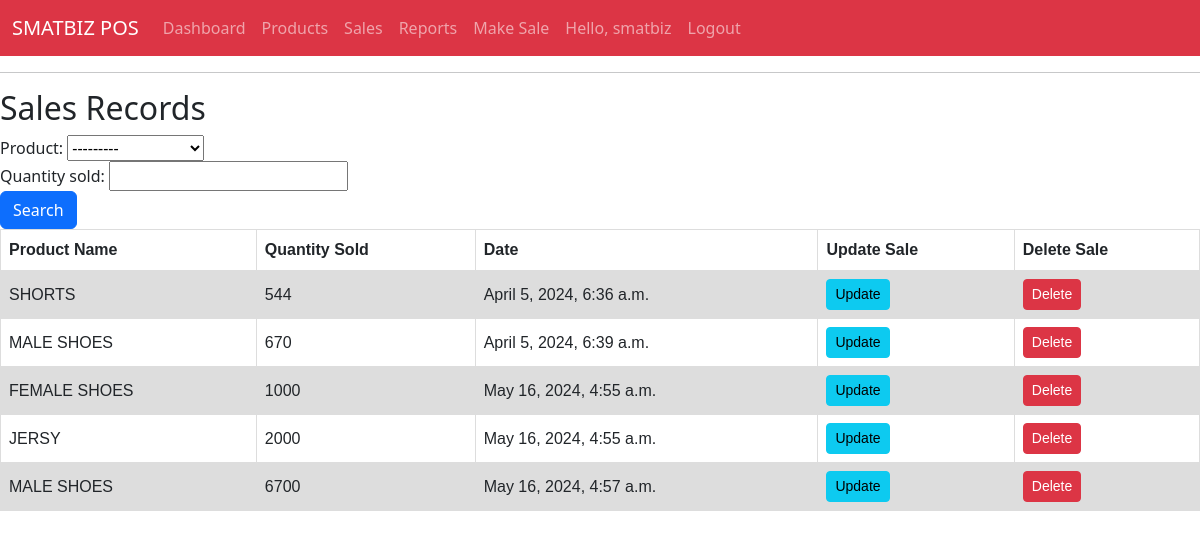
Before: /sales/ (signed in) with the older database file.
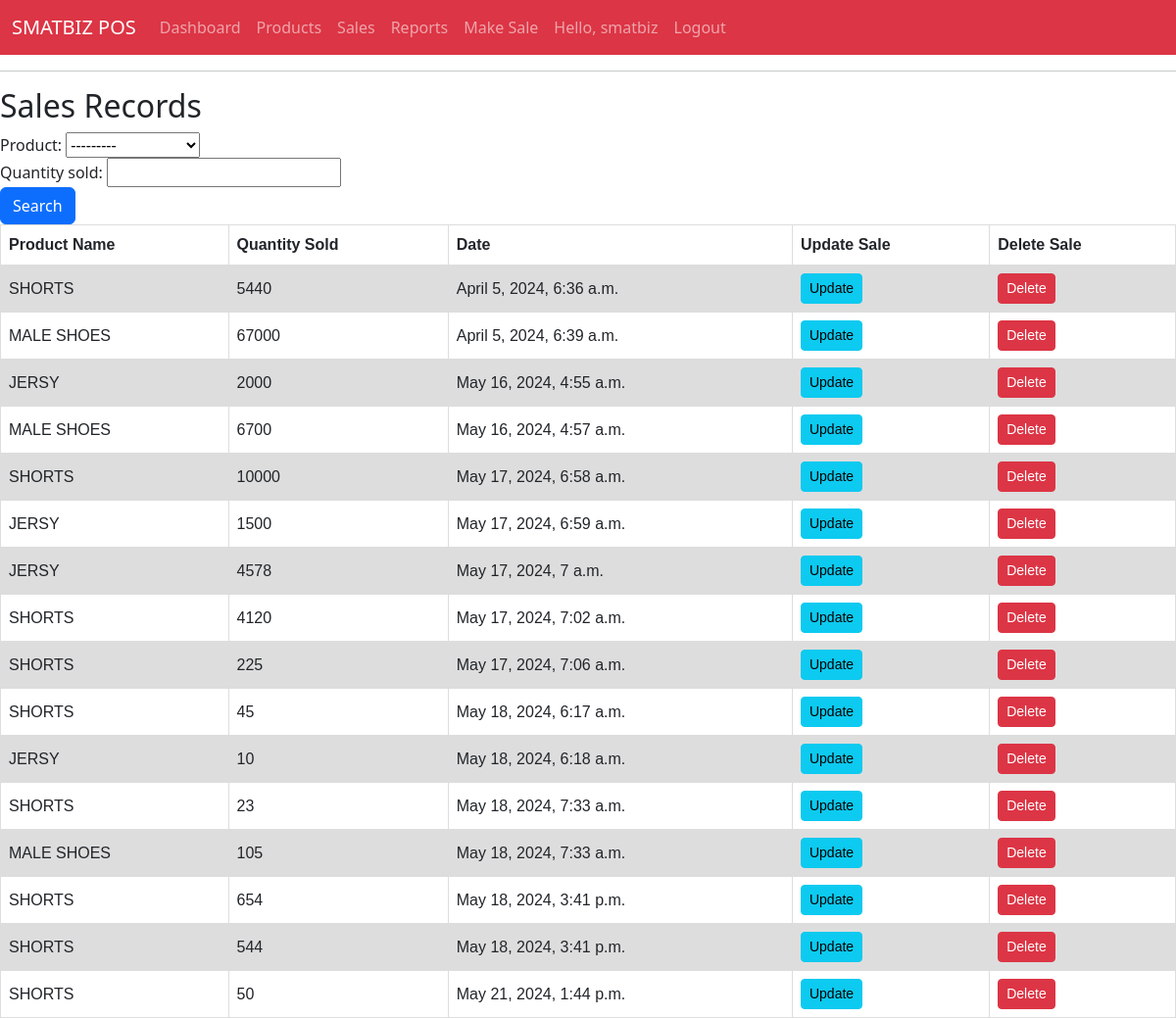
After: the same page with the newer database file.
### accounts/models.py (models this page shows)
class Sale(models.Model):
    product= models.ForeignKey(Products, null=True, on_delete= models.SET_NULL)
    quantity_sold = models.IntegerField(null=True)
    date_made = models.DateTimeField(auto_now_add=True, null=True)

class Products (models.Model):
    product_name = models.CharField(max_length=200, null=True)
    product_type = models.CharField(max_length=200, null=True)
    product_qtty = models.IntegerField(null=True)
    product_bp = models.FloatField(null=True)
    product_sp = models.FloatField(null=True)
    date_added = models.DateTimeField(auto_now_add=True, null=True)
    def __str__(self):
        return self.product_name

### accounts/views.py (the view)
# urls.py: path('sales/', views.sales, name='sales'),
@login_required(login_url='signin')
def sales(request):
    sales = Sale.objects.all()
    myFilter = SaleFilter(request.GET, queryset=sales)
    sales = myFilter.qs
    context = {'sales':sales,'myFilter':myFilter}
    return render(request, 'accounts/sales.html', context)

### accounts/templates/accounts/sales.html
{% extends 'accounts/main.html' %}
{% block content %}
<h2>Sales Records</h2>
<form action="" method="get">
  {{myFilter.form}}
  <button class="btn btn-primary" type="submit">Search</button>
</form>
<table>
    <tr>
      <th>Product Name</th>
      <th>Quantity Sold</th>
      <th>Date</th>
      <th>Update Sale</th>
      <th>Delete Sale</th>
    </tr>
    {% for i in sales %}
    <tr>
        <td>{{i.product}}</td>
        <td>{{i.quantity_sold}}</td>
        <td>{{i.date_made}}</td>
        <td><a class="btn btn-sm btn-info" href="{% if i.id %}{% url 'updatesale' i.id %}{% endif %}">Update</a></td>
        <td><a class="btn btn-sm btn-danger" href="{% if i.id %}{% url 'deletesale' i.id %}{% endif %}">Delete</a></td>
    </tr>
    {% endfor %}
  </table>
{% endblock %}

### accounts/templates/accounts/main.html (shortened to what this page needs)
{% load static %}
<!DOCTYPE html>
<html lang="en">
<head>
<link href="https://cdn.jsdelivr.net/npm/bootstrap@5.3.3/dist/css/bootstrap.min.css" rel="stylesheet">
<link rel="stylesheet" href="{% static '/css/style.css' %}">
</head>
<body>
    {% include 'accounts/navbar.html' %}
    <hr>
    {% block content %}
    {% endblock %}
</body>
</html>

### accounts/templates/accounts/navbar.html (shortened to what this page needs)
<nav class="navbar navbar-expand-sm navbar-dark bg-danger">
    <div class="container-fluid">
      <a class="navbar-brand" href="javascript:void(0)">SMATBIZ POS</a>
      <div class="collapse navbar-collapse" id="mynavbar">
        <ul class="navbar-nav me-auto">
          <li class="nav-item">
            <a class="nav-link" href="{% url 'homepage' %}">Dashboard</a>
          </li>
          <li class="nav-item">
            <a class="nav-link" href="{% url 'products' %}">Products</a>
          </li>
          <li class="nav-item">
            <a class="nav-link" href="{% url 'sales' %}">Sales</a>
          </li>
          <li class="nav-item">
            <a class="nav-link" href="{% url 'reports' %}">Reports</a>
          </li>
          <li class="nav-item">
            <a class="nav-link" href="{% url 'makesale' %}">Make Sale</a>
          </li>
          <li class="nav-item">
            <a class="nav-link" >Hello, {{request.user}}</a>
          </li>
          <li class="nav-item">
            <a class="nav-link" href="{% url 'signout' %}">Logout</a>
          </li>
        </ul>
      </div>
    </div>
  </nav>

### static/css/style.css (style rules this page uses)
table { font-family: arial, sans-serif; border-collapse: collapse; width: 100%; }
td, th { border: 1px solid #dddddd; text-align: left; padding: 8px; }
tr:nth-child(even) { background-color: #dddddd; }

Changed rows visible on the page:
removed Sale: product "FEMALE SHOES", quantity_sold "1000", date_made "May 16, 2024, 4:55 a.m."
changed Sale "April 5, 2024, 6:36 a.m.": quantity_sold "544" → "5440"
changed Sale "April 5, 2024, 6:39 a.m.": quantity_sold "670" → "67000"
added Sale: product "SHORTS", quantity_sold "10000", date_made "May 17, 2024, 6:58 a.m."
added Sale: product "JERSY", quantity_sold "1500", date_made "May 17, 2024, 6:59 a.m."
added Sale: product "JERSY", quantity_sold "4578", date_made "May 17, 2024, 7 a.m."
added Sale: product "SHORTS", quantity_sold "4120", date_made "May 17, 2024, 7:02 a.m."
added Sale: product "SHORTS", quantity_sold "225", date_made "May 17, 2024, 7:06 a.m."
added Sale: product "SHORTS", quantity_sold "45", date_made "May 18, 2024, 6:17 a.m."
added Sale: product "JERSY", quantity_sold "10", date_made "May 18, 2024, 6:18 a.m."
added Sale: product "SHORTS", quantity_sold "23", date_made "May 18, 2024, 7:33 a.m."
added Sale: product "MALE SHOES", quantity_sold "105", date_made "May 18, 2024, 7:33 a.m."
added Sale: product "SHORTS", quantity_sold "654", date_made "May 18, 2024, 3:41 p.m."
added Sale: product "SHORTS", quantity_sold "544", date_made "May 18, 2024, 3:41 p.m."
added Sale: product "SHORTS", quantity_sold "50", date_made "May 21, 2024, 1:44 p.m."
